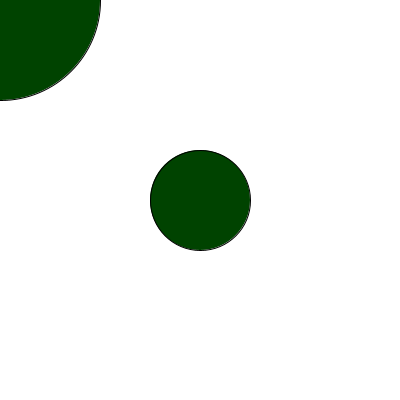
Frame 1 (no input)
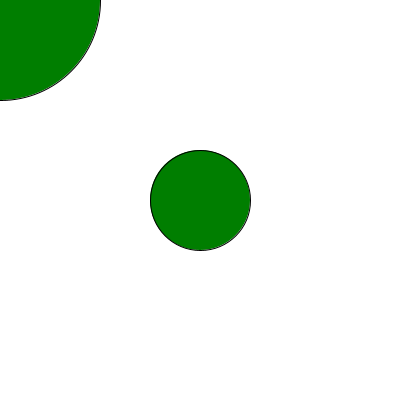
Frame 60 (the mouse pressed at the canvas centre just before this capture)
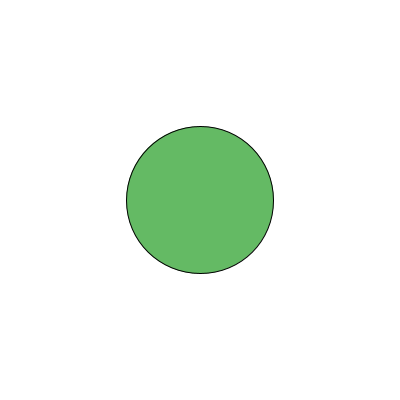
Frame 120 (the mouse held since frame 60 and released just before this capture)

The Processing sketch that drew these frames (run headless with seeded random() and noise(); from frame 60 on, the mouse is pressed at the canvas centre):

// Processing sketch: gaoroger_LATE_1633_344063_part_1
// ── gaoroger_LATE_1633_344063_part_1.pde
// Quiz Part 1: Moving Color Display
// Fill in the missing code to complete this interactive sketch

// Declare color component variables
float r;  // Red value 
float g;  // Green value
float b;  // Blue value
float circleSize;

void setup() {
  // Set the canvas size to 400x400
  size(400, 400); // 1/1
  
  // Initialize variables with random values between 0-255
  r = random(255);
  g = random(255);
  b = random(255);
  circleSize = 100;
  // 1/1
}

void draw() {
  // Set the background
  background(255);
  
  // Update color values based on mouse position
  r = mouseX/2;  // As mouse moves right, red increases
  b = mouseY/2;  // As mouse moves down, blue increases
  g = g + 1;     // Green constantly increases
  // 1/1
  
  // Fill in the blank below to explain the purpose/function of this line
  g = g % 255;
  // EXPLANATION: g is equal to the remainder of g/255, so basically, when g becomes 255, as it is constantly increasing, it wraps back around to 0
  // 1/1
  
  // Set fill color using our variables
  fill(r, g, b);
  // 1/1
  
  // Draw circles of different sizes (use circleSize variable).
  // One circle should be at center of canvas, the other following the mouse.
  circle(width/2, height/2, circleSize);
  circle(mouseX, mouseY, circleSize*2);
  // 2/2
  
  // Print current color values on separate lines
  println("Red: " + r);
  println("Green: " + g);
  println("Blue: " + b);
  // 2/2
}

void mousePressed() {
  // When mouse is pressed, give circleSize a random value 
  // between 50 and 150
  circleSize = random(50, 150);
  // 1/1
}

// TOTAL: 10/10
